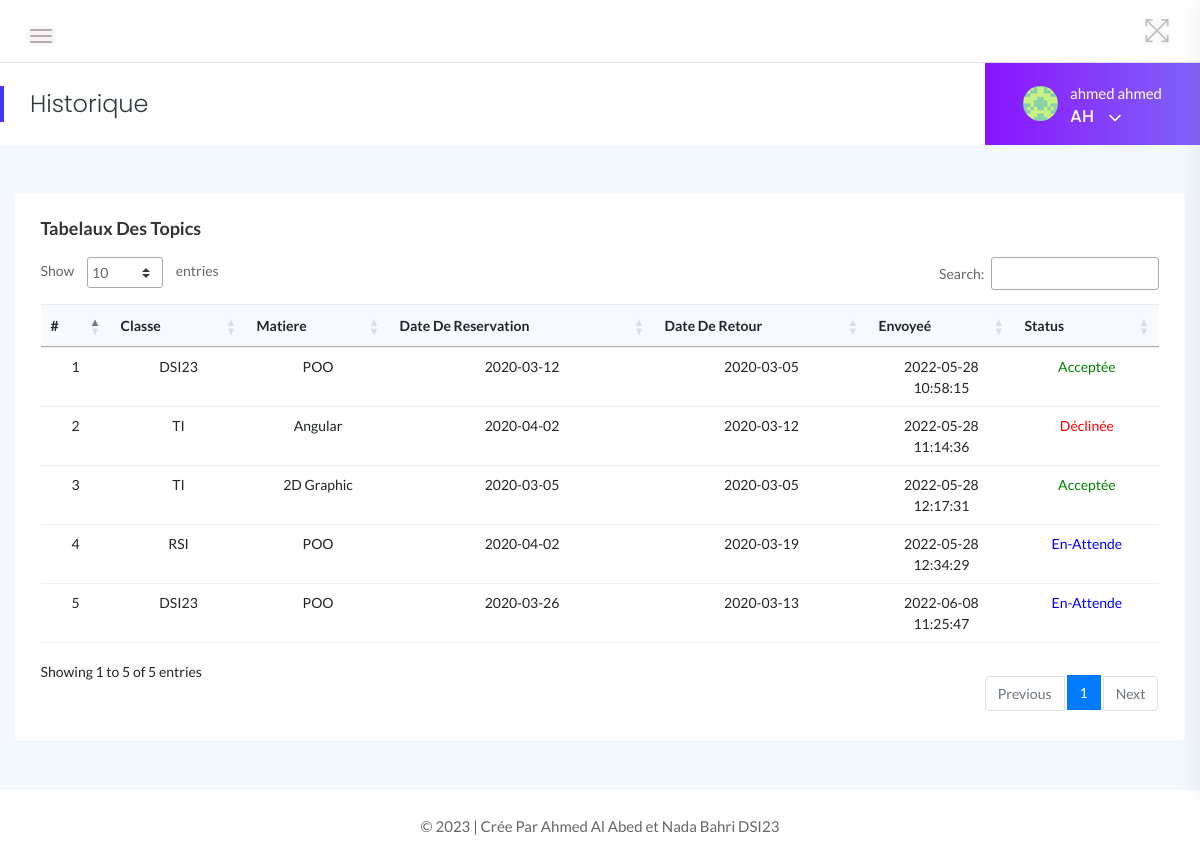
The page /employees/reservationProjecteur-history.php (signed in) on the database its author committed.
### tables this page shows
CREATE TABLE IF NOT EXISTS `tblemployees` (
  `id` int(11) NOT NULL AUTO_INCREMENT,
  `EmpId` varchar(100) NOT NULL,
  `FirstName` varchar(150) NOT NULL,
  `LastName` varchar(150) NOT NULL,
  `EmailId` varchar(200) NOT NULL,
  `Password` varchar(180) NOT NULL,
  `Gender` varchar(100) NOT NULL,
  `Dob` varchar(100) NOT NULL,
  `Department` varchar(255) NOT NULL,
  `Address` varchar(255) NOT NULL,
  `City` varchar(200) NOT NULL,
  `Country` varchar(150) NOT NULL,
  `Phonenumber` char(11) NOT NULL,
  `Status` int(1) NOT NULL,
  `RegDate` timestamp NOT NULL DEFAULT CURRENT_TIMESTAMP,
  PRIMARY KEY (`id`)
);

CREATE TABLE IF NOT EXISTS `reservationprojecteur` (
  `id` int(11) NOT NULL AUTO_INCREMENT,
  `NomMatiere` varchar(200) DEFAULT NULL,
  `ToDate` varchar(120) NOT NULL,
  `FromDate` varchar(120) NOT NULL,
  `PostingDate` timestamp NOT NULL DEFAULT CURRENT_TIMESTAMP,
  `AdminRemarkDate` varchar(120) DEFAULT NULL,
  `Status` int(1) NOT NULL,
  `IsRead` int(1) NOT NULL,
  `empid` int(11) DEFAULT NULL,
  `NomClasse` varchar(200) DEFAULT NULL,
  PRIMARY KEY (`id`),
  KEY `UserEmail` (`empid`)
);

### employees/reservationProjecteur-history.php (the view, shortened to what this page needs)
<?php
    include('includes/dbconn.php');
    if(strlen($_SESSION['emplogin'])==0){
    header('location:../index.php');
    }   else    {
 ?>
<!doctype html>
<html class="no-js" lang="en">
<head>
    <link rel="stylesheet" href="../assets/css/bootstrap.min.css">
    <link rel="stylesheet" href="../assets/css/font-awesome.min.css">
    <link rel="stylesheet" href="../assets/css/themify-icons.css">
    <link rel="stylesheet" href="../assets/css/metisMenu.css">
    <link rel="stylesheet" href="../assets/css/owl.carousel.min.css">
    <link rel="stylesheet" href="../assets/css/slicknav.min.css">
    <link rel="stylesheet" href="https://www.amcharts.com/lib/3/plugins/export/export.css" type="text/css" media="all" />
    <link rel="stylesheet" type="text/css" href="https://cdn.datatables.net/1.10.19/css/jquery.dataTables.css">
    <link rel="stylesheet" type="text/css" href="https://cdn.datatables.net/1.10.18/css/dataTables.bootstrap4.min.css">
    <link rel="stylesheet" type="text/css" href="https://cdn.datatables.net/responsive/2.2.3/css/responsive.bootstrap.min.css">
    <link rel="stylesheet" type="text/css" href="https://cdn.datatables.net/responsive/2.2.3/css/responsive.jqueryui.min.css">
    <link rel="stylesheet" href="../assets/css/typography.css">
    <link rel="stylesheet" href="../assets/css/default-css.css">
    <link rel="stylesheet" href="../assets/css/styles.css">
    <link rel="stylesheet" href="../assets/css/responsive.css">
</head>
<body>
    <div class="page-container">
        <div class="main-content">
            <div class="header-area">
                <div class="row align-items-center">
                    <div class="col-md-6 col-sm-8 clearfix">
                        <div class="nav-btn pull-left">
                            <span></span>
                            <span></span>
                            <span></span>
                        </div>
                    </div>
                    <div class="col-md-6 col-sm-4 clearfix">
                        <ul class="notification-area pull-right">
                            <li id="full-view"><i class="ti-fullscreen"></i></li>
                        </ul>
                    </div>
                </div>
            </div>
            <div class="page-title-area">
                <div class="row align-items-center">
                    <div class="col-sm-6">
                        <div class="breadcrumbs-area clearfix">
                            <h4 class="page-title pull-left">Historique</h4>
                        </div>
                    </div>
                    <div class="col-sm-6 clearfix">
                         <?php include '../includes/employee-profile-section.php'?>
                    </div>
                </div>
            </div>
            <div class="main-content-inner">
                <div class="row">
                    <div class="col-12 mt-5">
                        <div class="card">
                            <div class="card-body">
                                <h4 class="header-title">Tabelaux des Topics</h4>
                                <div class="data-tables">
                                    <table id="dataTable" class="table table-hover progress-table text-center">
                                        <thead class="bg-light text-capitalize">
                                            <tr>
                                                <th>#</th>
                                                <th width="100">Classe</th>
                                                <th >Matiere</th>
                                                <th>Date de Reservation</th>
                                                <th>Date de Retour</th>
                                                <th width="110">Envoyeé</th>
                                                <th>Status</th>
                                            </tr>
                                        </thead>
                                        <tbody>
                                        <?php
                                        $eid=$_SESSION['eid'];
                                        $sql = "SELECT NomClasse,NomMatiere,ToDate,FromDate,PostingDate,AdminRemarkDate,Status from reservationprojecteur where empid=:eid";
                                        $query = $dbh -> prepare($sql);
                                        $query->bindParam(':eid',$eid,PDO::PARAM_STR);
                                        $query->execute();
                                        $results=$query->fetchAll(PDO::FETCH_OBJ);
                                        $cnt=1;
                                        if($query->rowCount() > 0){
                                        foreach($results as $result)
                                        {  ?>
                                            <tr>
                                            <td> <?php echo htmlentities($cnt);?></td>
                                            <td><?php echo htmlentities($result->NomClasse);?></td>
                                            <td><?php echo htmlentities($result->NomMatiere);?></td>
                                            <td><?php echo htmlentities($result->FromDate);?></td>
                                            <td><?php echo htmlentities($result->ToDate);?></td>
                                            <td><?php echo htmlentities($result->PostingDate);?></td>
                                            <td> <?php $stats=$result->Status;
                                                if($stats==1){
                                             ?>
                                                 <span style="color: green">Acceptée</span>
                                                 <?php } if($stats==2)  { ?>
                                                <span style="color: red">Déclinée</span>
                                                 <?php } if($stats==0)  { ?>
                                                <span style="color: blue">En-Attende</span>
                                                <?php } ?>
                                             </td>
                                        </tr>
                                         <?php $cnt++;} }?>
                                        </tbody>
                                    </table>
                                </div>
                            </div>
                        </div>
                    </div>
                </div>
            </div>
        </div>
        <?php include '../includes/footer.php' ?>
    </div>
</body>
</html>
<?php } ?>

### includes/employee-profile-section.php (shortened to what this page needs)
<div class="user-profile pull-right">
         <img class="avatar user-thumb" src="../assets/images/avatar.jpg" alt="avatar">
        <h4 class="user-name dropdown-toggle" data-toggle="dropdown"><?php include 'logged.php' ?> <i class="fa fa-angle-down"></i></h4>
</div>

### includes/logged.php (shortened to what this page needs)
<?php
    include '../includes/dbconn.php';
    $eid=$_SESSION['eid'];
    $sql = "SELECT FirstName,LastName,EmpId from  tblemployees where id=:eid";
    $query = $dbh -> prepare($sql);
    $query->bindParam(':eid',$eid,PDO::PARAM_STR);
    $query->execute();
    $results=$query->fetchAll(PDO::FETCH_OBJ);
    if($query->rowCount() > 0){
        foreach($results as $result)
    {    ?>
        <p style="color:white;"><?php echo htmlentities($result->FirstName." ".$result->LastName);?></p>
        <span><?php echo htmlentities($result->EmpId)?></span>
<?php }
    }
?>

### includes/footer.php
<footer>
        <div class="footer-area">
                <p>© <?php echo date("Y");?> | Crée Par Ahmed Al Abed et Nada Bahri DSI23</p>
        </div>
</footer>

### assets/css/styles.css (style rules this page uses)
.page-container { width: 100%; height: 100%; min-height: 100vh; padding-left: 280px; -webkit-transition: padding-left 0.3s ease 0s; transition: padding-left 0.3s ease 0s; }
.sbar_collapsed.page-container { padding-left: 0; }
.card { border: none; border-radius: 4px; background-color: #fff; -webkit-transition: all 0.3s ease 0s; transition: all 0.3s ease 0s; }
.card-body { padding: 25.6px; padding: 1.6rem; }
.main-content { width: 100%; background: #f3f8fb; }
.main-content-inner { padding: 0 30px 50px; }
.header-area { padding: 15px 30px; background: #fff; border-bottom: 1px solid #d8e3e7; }
.nav-btn { margin: 10px 30px 0 0; cursor: pointer; }
.nav-btn span { display: block; width: 22px; height: 2px; background: #b3aaaa; margin: 4px 0; border-radius: 15px; -webkit-transition: all 0.3s ease 0s; transition: all 0.3s ease 0s; box-shadow: 0 0 0 4px rgba(99, 96, 96, 0.03); }
.nav-btn span:nth-child(2) { opacity: 0; }
.nav-btn span:first-child { -webkit-transform: rotate(45deg) translate(5px, 5px); transform: rotate(45deg) translate(5px, 5px); }
.nav-btn span:last-child { -webkit-transform: rotate(-45deg) translate(3px, -3px); transform: rotate(-45deg) translate(3px, -3px); }
.sbar_collapsed .nav-btn span { transform: none; opacity: 1; }
.notification-area { -webkit-user-select: none; -moz-user-select: none; -ms-user-select: none; user-select: none; position: relative; z-index: 1; }
.notification-area li { display: inline-block; margin-left: 20px; cursor: pointer; -webkit-user-select: none; -moz-user-select: none; -ms-user-select: none; user-select: none; }
.notification-area li > i { font-size: 26px; color: #bdbcbc; vertical-align: middle; text-shadow: 0 0 8px rgba(0, 0, 0, 0.12); -webkit-transition: color 0.3s ease 0s; transition: color 0.3s ease 0s; }
.notification-area li#full-view { display: inline-block; }
.page-title-area { padding: 0 30px; background: #fff; position: relative; }
.page-title-area:before { content: ""; position: absolute; left: 0; top: 50%; width: 4px; height: 36px; background: var(--primary-color); -webkit-transform: translateY(-50%); transform: translateY(-50%); }
.page-title { font-size: 24px; font-weight: 300; color: #313b3d; letter-spacing: 0; margin-right: 30px; }
.user-profile { margin-right: -30px; display: -webkit-box; display: -ms-flexbox; display: flex; -webkit-box-align: center; -ms-flex-align: center; align-items: center; -ms-flex-wrap: wrap; flex-wrap: wrap; background: -webkit-linear-gradient(left, #8914fe 0%, #8063f5 100%); background: linear-gradient(to right, #8914fe 0%, #8063f5 100%); padding: 17px 38px; position: relative; }
.user-profile img.avatar { height: 35px; width: 35px; border-radius: 50%; margin-right: 12px; }
.user-name { font-size: 17px; font-weight: 500; color: #fff; letter-spacing: 0; cursor: pointer; -webkit-user-select: none; -moz-user-select: none; -ms-user-select: none; user-select: none; }
.user-name i { margin-left: 10px; font-size: 21px; vertical-align: middle; position: relative; }
.notification-area .dropdown-toggle, .user-name.dropdown-toggle { position: relative; }
.notification-area .dropdown-toggle:after, .user-name.dropdown-toggle:after { display: none; }
.header-title { font-family: "Lato", sans-serif; font-size: 18px; font-weight: 600; letter-spacing: 0; color: #333; text-transform: capitalize; margin-bottom: 17px; }
.footer-area { text-align: center; padding: 23px 0 19px; background: #fff; }
.footer-area p { color: #676666; margin-bottom: 0; }
table tr th { border-bottom: none; }
table tr th, table tr td { border-top: 1px solid rgba(120, 130, 140, 0.13) !important; }
table.dataTable.no-footer { border-bottom: 1px solid rgba(120, 130, 140, 0.13) !important; }
table.dataTable thead th, table.dataTable thead td { border-bottom-color: transparent; }

### rows shown on the page
tblemployees: FirstName+LastName "ahmed ahmed", EmpId "AH"
reservationprojecteur: NomClasse "DSI23", NomMatiere "POO", FromDate "2020-03-12", ToDate "2020-03-05", PostingDate "2022-05-28 10:58:15", Status "Acceptée"
reservationprojecteur: NomClasse "TI", NomMatiere "Angular", FromDate "2020-04-02", ToDate "2020-03-12", PostingDate "2022-05-28 11:14:36", Status "Déclinée"
reservationprojecteur: NomClasse "TI", NomMatiere "2D Graphic", FromDate "2020-03-05", ToDate "2020-03-05", PostingDate "2022-05-28 12:17:31", Status "Acceptée"
reservationprojecteur: NomClasse "RSI", NomMatiere "POO", FromDate "2020-04-02", ToDate "2020-03-19", PostingDate "2022-05-28 12:34:29", Status "En-Attende"
reservationprojecteur: NomClasse "DSI23", NomMatiere "POO", FromDate "2020-03-26", ToDate "2020-03-13", PostingDate "2022-06-08 11:25:47", Status "En-Attende"
